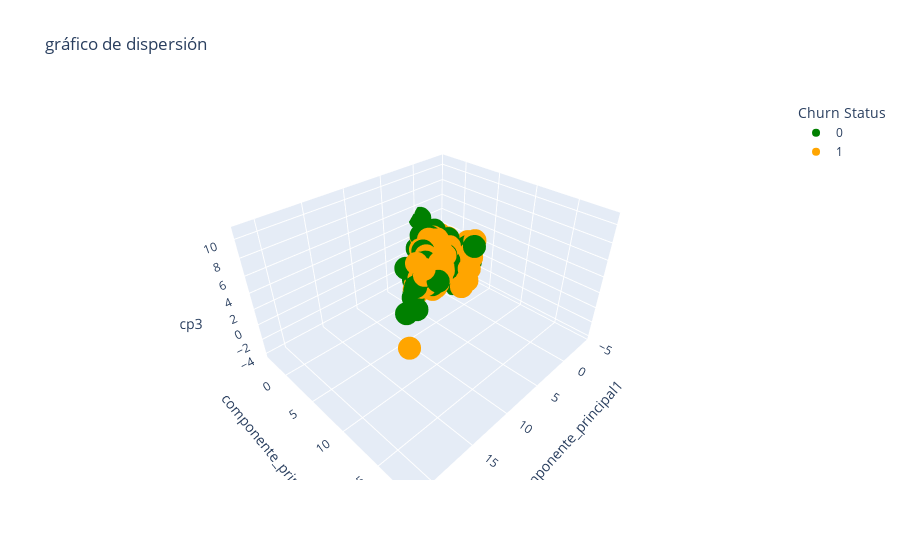

Write notebook code for a chart like this one.
### Markdown cell above
Una manera de tratar de distinguir grupos con PCA es usar una componente principal más (la tercera más significativa) y representar en 3 dimensiones. Podemos ver que sigue sin
ser posible distinguir entre grupos. Esto es normal ya que hay que recordar que PCA se encarga de reducir la dimensionalidad al crear nuevas variables que expliquen la 
información de los datos introducidos, pero no tiene como objetivo poder distinguir grupos de muestras de la misma clase, como sí hace LDA.

### Code cell
fig=px.scatter_3d(new_data,x='componente_principal1',y='componente_principal2',z='cp3',color='Churn Status',color_discrete_map=color_map, title='gráfico de dispersión',hover_data=new_data.columns)
fig.show()

### Figure 1 — Plotly figure (JSON) as saved in the notebook; plotly's stock layout.template omitted (floating-point values rounded to 4 significant figures; data arrays with more than 128 entries replaced by an {"elided": "..."} marker saying what was removed)
{"data": [{"customdata": {"elided": "572x26 mixed values"}, "hovertemplate": "Churn Status=%{customdata[25]}<br>componente_principal1=%{x}<br>componente_principal2=%{y}<br>cp3=%{z}<br>network_age=%{customdata[0]}<br>Customer tenure in month=%{customdata[1]}<br>Total Spend in Months 1 and 2 of 2017=%{customdata[2]}<br>Total SMS Spend=%{customdata[3]}<br>Total Data Spend=%{customdata[4]}<br>Total Data Consumption=%{customdata[5]}<br>Total Unique Calls=%{customdata[6]}<br>Total Onnet spend=%{customdata[7]}<br>Total Offnet spend=%{customdata[8]}<br>Total Call centre complaint calls=%{customdata[9]}<br>Network type subscription in Month 1_3G=%{customdata[10]}<br>Network type subscription in Month 1_Other=%{customdata[11]}<br>Network type subscription in Month 2_3G=%{customdata[12]}<br>Network type subscription in Month 2_Other=%{customdata[13]}<br>Most Loved Competitor network in Month 1_Mango=%{customdata[14]}<br>Most Loved Competitor network in Month 1_PQza=%{customdata[15]}<br>Most Loved Competitor network in Month 1_ToCall=%{customdata[16]}<br>Most Loved Competitor network in Month 1_Uxaa=%{customdata[17]}<br>Most Loved Competitor network in Month 1_Weematel=%{customdata[18]}<br>Most Loved Competitor network in Month 1_Zintel=%{customdata[19]}<br>Most Loved Competitor network in Month 2_PQza=%{customdata[20]}<br>Most Loved Competitor network in Month 2_ToCall=%{customdata[21]}<br>Most Loved Competitor network in Month 2_Uxaa=%{customdata[22]}<br>Most Loved Competitor network in Month 2_Weematel=%{customdata[23]}<br>Most Loved Competitor network in Month 2_Zintel=%{customdata[24]}<extra></extra>", "legendgroup": "0", "marker": {"color": "green", "symbol": "circle"}, "mode": "markers", "name": "0", "scene": "scene", "showlegend": true, "type": "scatter3d", "x": {"elided": "572 float values"}, "y": {"elided": "572 float values"}, "z": {"elided": "572 float values"}}, {"customdata": {"elided": "539x26 mixed values"}, "hovertemplate": "Churn Status=%{customdata[25]}<br>componente_principal1=%{x}<br>componente_principal2=%{y}<br>cp3=%{z}<br>network_age=%{customdata[0]}<br>Customer tenure in month=%{customdata[1]}<br>Total Spend in Months 1 and 2 of 2017=%{customdata[2]}<br>Total SMS Spend=%{customdata[3]}<br>Total Data Spend=%{customdata[4]}<br>Total Data Consumption=%{customdata[5]}<br>Total Unique Calls=%{customdata[6]}<br>Total Onnet spend=%{customdata[7]}<br>Total Offnet spend=%{customdata[8]}<br>Total Call centre complaint calls=%{customdata[9]}<br>Network type subscription in Month 1_3G=%{customdata[10]}<br>Network type subscription in Month 1_Other=%{customdata[11]}<br>Network type subscription in Month 2_3G=%{customdata[12]}<br>Network type subscription in Month 2_Other=%{customdata[13]}<br>Most Loved Competitor network in Month 1_Mango=%{customdata[14]}<br>Most Loved Competitor network in Month 1_PQza=%{customdata[15]}<br>Most Loved Competitor network in Month 1_ToCall=%{customdata[16]}<br>Most Loved Competitor network in Month 1_Uxaa=%{customdata[17]}<br>Most Loved Competitor network in Month 1_Weematel=%{customdata[18]}<br>Most Loved Competitor network in Month 1_Zintel=%{customdata[19]}<br>Most Loved Competitor network in Month 2_PQza=%{customdata[20]}<br>Most Loved Competitor network in Month 2_ToCall=%{customdata[21]}<br>Most Loved Competitor network in Month 2_Uxaa=%{customdata[22]}<br>Most Loved Competitor network in Month 2_Weematel=%{customdata[23]}<br>Most Loved Competitor network in Month 2_Zintel=%{customdata[24]}<extra></extra>", "legendgroup": "1", "marker": {"color": "orange", "symbol": "circle"}, "mode": "markers", "name": "1", "scene": "scene", "showlegend": true, "type": "scatter3d", "x": {"elided": "539 float values"}, "y": {"elided": "539 float values"}, "z": {"elided": "539 float values"}}], "layout": {"legend": {"title": {"text": "Churn Status"}, "tracegroupgap": 0}, "scene": {"domain": {"x": [0, 1], "y": [0, 1]}, "xaxis": {"title": {"text": "componente_principal1"}}, "yaxis": {"title": {"text": "componente_principal2"}}, "zaxis": {"title": {"text": "cp3"}}}, "title": {"text": "gráfico de dispersión"}}}
